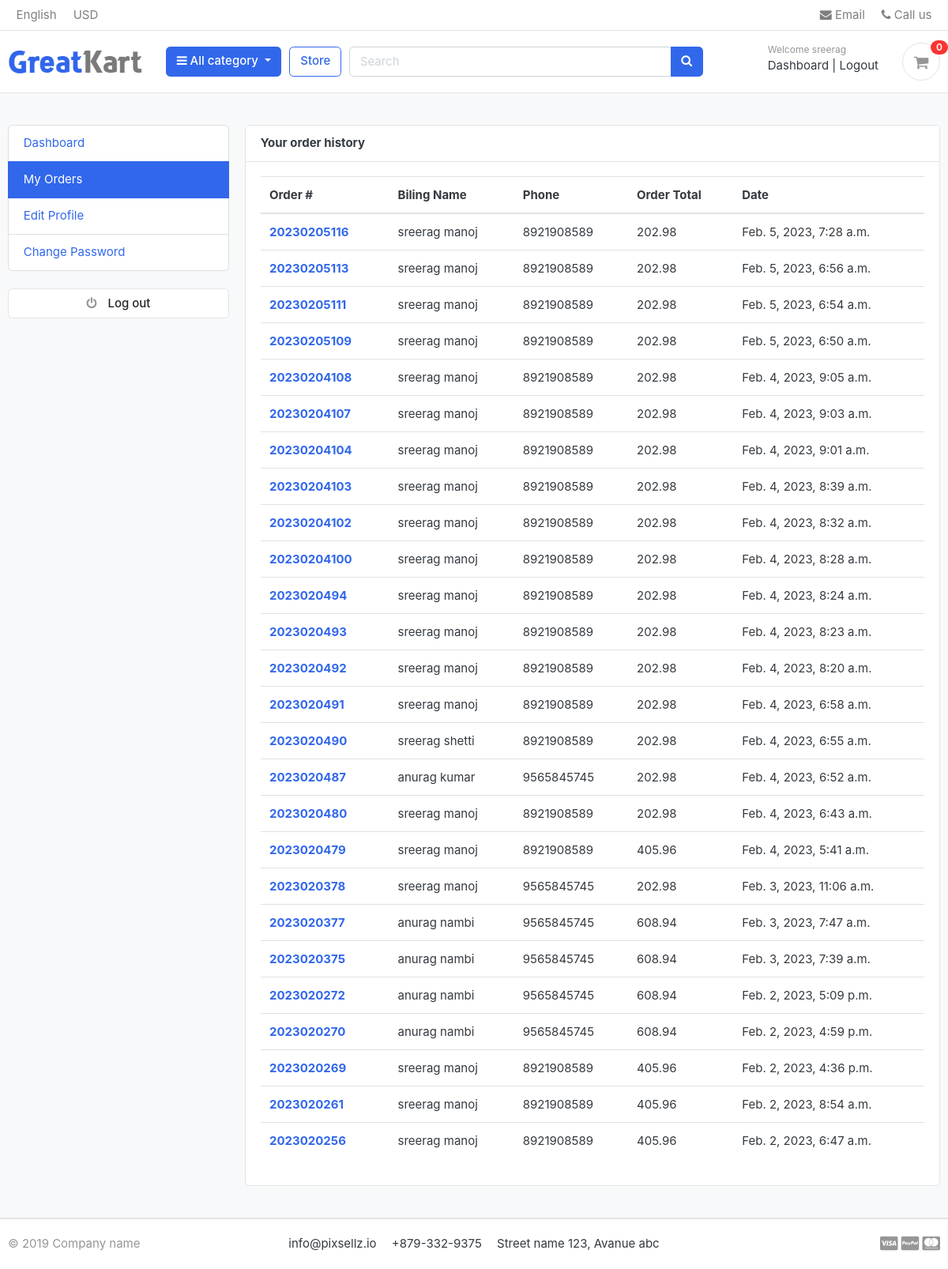
Page /accounts/my_orders/ (signed in) on the earlier database version.
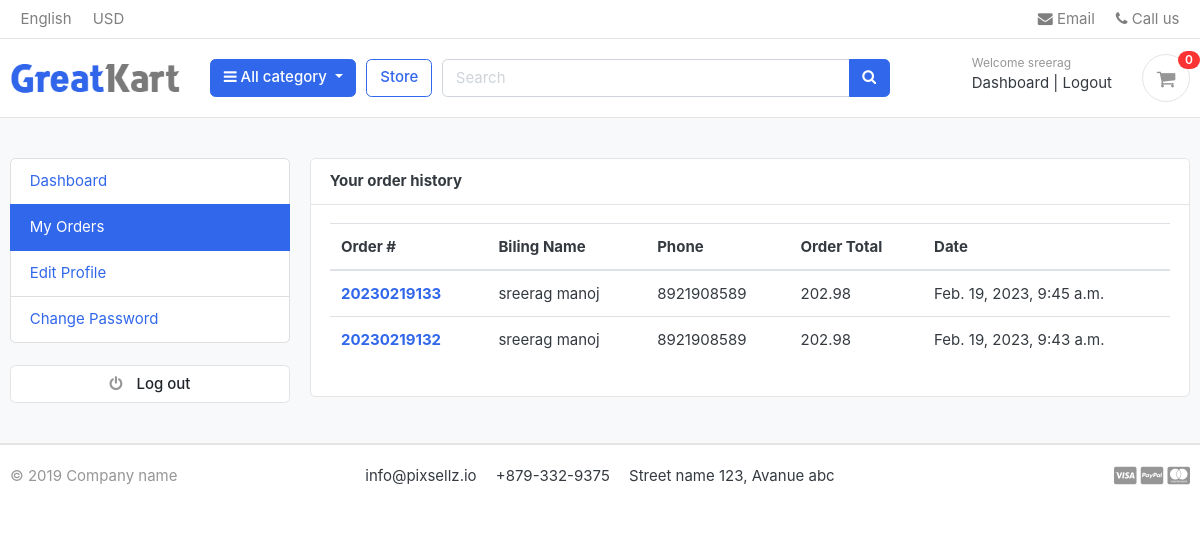
Same page on the later database version.
### accounts/models.py (models this page shows, shortened)
class Account(AbstractBaseUser):
    first_name       = models.CharField(max_length=50)
    last_name        = models.CharField(max_length=50)
    username         = models.CharField(max_length=50, unique= True)
    email            = models.EmailField(max_length=100, unique= True)
    phone_number     = models.CharField(max_length=50)
    date_joined      = models.DateTimeField(auto_now_add= True)
    last_login       = models.DateTimeField(auto_now_add= True)
    is_admin         = models.BooleanField(default= False)
    is_staff         = models.BooleanField(default= False)
    is_active        = models.BooleanField(default= False)
    is_superadmin    = models.BooleanField(default= False)
    USERNAME_FIELD = 'email'
    REQUIRED_FIELDS = ['username', 'first_name', 'last_name']
    object=MyAccountManager()

### orders/models.py (models this page shows, shortened)
class Order(models.Model):
    STATUS = (
        ('New', 'New'),
        ('Accepted', 'Accepted'),
        ('Completed', 'Completed'),
        ('Cancelled', 'Cancelled'),
    )
    user            = models.ForeignKey(Account, on_delete=models.SET_NULL, null=True)
    Payment         = models.ForeignKey(Payment, on_delete=models.SET_NULL, blank=True, null=True)
    order_number    = models.CharField(max_length=20)
    first_name      = models.CharField(max_length=50)
    last_name       = models.CharField(max_length=50)
    phone           = models.CharField(max_length=15)
    email           = models.EmailField(max_length=50)
    address_line_1  = models.CharField(max_length=50)
    address_line_2  = models.CharField(max_length=50, blank=True)
    country         = models.CharField(max_length=50)
    state           = models.CharField(max_length=50)
    city            = models.CharField(max_length=50)
    order_note      = models.CharField(max_length=100, blank=True)
    order_total     = models.FloatField()
    tax             = models.FloatField()
    status          = models.CharField(max_length=10, choices=STATUS, default='Now')
    ip              = models.CharField(blank=True, max_length=20)
    is_ordered      = models.BooleanField(default=False)
    created_at      = models.DateTimeField(auto_now_add=True)
    updated_at      = models.DateTimeField(auto_now=True)
    def full_name(self):
        return f"{self.first_name} {self.last_name}"

### accounts/views.py (the view)
# urls.py: path('my_orders/', views.my_orders, name='my_orders'),
@login_required(login_url= 'login')
def my_orders(request):
    orders = Order.objects.filter(user = request.user, is_ordered = True).order_by('-created_at')
    context = {
        'orders' : orders
    }
    return render(request, 'accounts/my_orders.html', context)

### carts/context_processors.py (called while the page is built)
def counter(request):
    cart_count = 0
    if 'admin' in request.path:
        return()
    else:
        try:
            cart = Cart.objects.filter(cart_id=_cart_id(request))
            if request.user.is_authenticated:
                cart_items = CartItem.objects.all().filter(user=request.user)
            else:
                cart_items = CartItem.objects.all().filter(cart=cart[:1])
            for cart_item in cart_items:
                cart_count += cart_item.quantity
        except Cart.DoesNotExist:
            cart_count=0
        return dict(cart_count=cart_count)

### carts/views.py (called while the page is built)
def _cart_id(request):
    cart = request.session.session_key
    if not cart:
        cart= request.session.create()
    return cart

### category/context_processors.py (called while the page is built)
def menu_links(request):
    links = Category.objects.all()
    return dict(links=links)

### category/models.py (called while the page is built)
    def get_url(self):
        return reverse('products_by_category', args=[self.slug])

### templates/accounts/my_orders.html (shortened to what this page needs)
{% extends 'base.html' %}
{% block content%}
<section class="section-conten padding-y bg">
    <div class="container">
        <div class="row">
        {% include 'include/dashboard_sidebar.html' %}
        <main class="col-md-9">
            <article class="card">
            <header class="card-header">
                <strong class="d-inline-block mr-3"> Your order history </strong>
            </header>
            <div class="card-body">
                <div class="row">
                    <div class="col-md-12">
                        <table class="table table-hover">
                            <thead>
                              <tr>
                                <th scope="col">Order #</th>
                                <th scope="col">Biling Name</th>
                                <th scope="col">Phone</th>
                                <th scope="col">Order Total</th>
                                <th scope="col">Date</th>
                              </tr>
                            </thead>
                            <tbody>
                            {% for order in orders %}
                              <tr>
                                <th scope="row"><a href="{% url 'order_detail' order.order_number %}">{{order.order_number}}</th>
                                <td>{{order.full_name}}</td>
                                <td>{{order.phone}}</td>
                                <td>{{order.order_total}}</td>
                                <td>{{order.created_at}}</td>
                              </tr>
                            {% endfor %}
                            </tbody>
                          </table>
                    </div>
                </div>
            </div>
            </article>
        </main>
    </div>
    </div>
    </section>
{% endblock %}

### templates/base.html (shortened to what this page needs)
{% load static %}
<!DOCTYPE HTML>
<html lang="en">
<head>
<link href="{% static 'css/bootstrap.css' %}" rel="stylesheet" type="text/css"/>
<link href="{% static 'fonts/fontawesome/css/all.min.css' %}" type="text/css" rel="stylesheet">
<link rel="stylesheet" href="https://cdnjs.cloudflare.com/ajax/libs/font-awesome/4.7.0/css/font-awesome.min.css">
<link href="{% static 'css/ui.css' %}" rel="stylesheet" type="text/css"/>
<link href="{% static 'css/responsive.css' %}" rel="stylesheet" media="only screen and (max-width: 1200px)" />
<link href="{% static 'css/custom.css' %}" rel="stylesheet" type="text/css"/>
</head>
<body>
    {% include 'include/navbar.html' %}
    {% block content %}
    {% endblock %}
    {% include 'include/footer.html' %}

### templates/include/navbar.html (shortened to what this page needs)
{% load static %}
<header class="section-header">
    <nav class="navbar p-md-0 navbar-expand-sm navbar-light border-bottom">
    <div class="container">
      <div class="collapse navbar-collapse" id="navbarTop4">
        <ul class="navbar-nav mr-auto">
            <li class="nav-item dropdown">
                 <a href="#" class="nav-link">   English </a>
            </li>
            <li class="nav-item dropdown">
                <a href="#" class="nav-link"> USD </a>
            </li>
        </ul>
        <ul class="navbar-nav">
            <li><a href="#" class="nav-link"> <i class="fa fa-envelope"></i> Email </a></li>
            <li><a href="#" class="nav-link"> <i class="fa fa-phone"></i> Call us </a></li>
        </ul>
      </div>
    </div>
    </nav>
    <section class="header-main border-bottom">
        <div class="container">
    <div class="row align-items-center">
        <div class="col-lg-2 col-md-3 col-6">
            <a href="{% url 'home' %}" class="brand-wrap">
                <img class="logo" src="{% static './images/logo.png' %}">
            </a>
        </div>
        <div class="col-lg col-sm col-md col-6 flex-grow-0">
            <div class="category-wrap dropdown d-inline-block float-right">
                <button type="button" class="btn btn-primary dropdown-toggle" data-toggle="dropdown">
                    <i class="fa fa-bars"></i> All category
                </button>
            </div>
        </div>
        <a href="{% url 'store' %}" class="btn btn-outline-primary">Store</a>
        <div class="col-lg  col-md-6 col-sm-12 col">
            <form action="{% url 'search' %}" class="search" method="GET">
                <div class="input-group w-100">
                    <input type="text" class="form-control" style="width:60%;" placeholder="Search" name='keyword'>
                    <div class="input-group-append">
                      <button class="btn btn-primary" type="submit">
                        <i class="fa fa-search"></i>
                      </button>
                    </div>
                </div>
            </form>
        </div>
        <div class="col-lg-3 col-sm-6 col-8 order-2 order-lg-3">
                    <div class="d-flex justify-content-end mb-3 mb-lg-0">
                        {% if user.id is None %}
                        <div class="widget-header">
                            <small class="title text-muted">Welcome guest!</small>
                            <div>
                                <a href="{% url 'login' %}">Sign in</a> <span class="dark-transp"> | </span>
                                <a href="{% url 'register' %}"> Register</a>
                            </div>
                        </div>
                        {% else %}
                        <div class="widget-header">
                            <small class="title text-muted">Welcome {{ user.first_name }}</small>
                            <div>
                                <a href="{% url 'dashboard' %}">Dashboard</a> <span class="dark-transp"> | </span>
                                <a href="{% url 'logout' %}">Logout</a>
                            </div>
                        </div>
                        {% endif %}
                        <a href="{% url 'cart' %}" class="widget-header pl-3 ml-3">
                            <div class="icon icon-sm rounded-circle border"><i class="fa fa-shopping-cart"></i></div>
                            <span class="badge badge-pill badge-danger notify">{{cart_count}}</span>
                        </a>
                    </div>
                </div>
    </div>
        </div>
    </section>
    </header>

### templates/include/dashboard_sidebar.html
<aside class="col-md-3">
    <ul class="list-group">
        <a class="list-group-item {% if '/accounts/' == request.path %}active{% endif %}" href="{% url 'dashboard' %}"> Dashboard </a>
        <a class="list-group-item {% if '/my_orders/' in request.path %}active{% endif %}" href="{% url 'my_orders'%}"> My Orders </a>
        <a class="list-group-item {% if '/edit_profile/' in request.path %}active{% endif %}" href="{% url 'edit_profile' %}"> Edit Profile </a>
        <a class="list-group-item {% if '/change_password/' in request.path %}active{% endif %}" href="{% url 'change_password' %}"> Change Password </a>
    </ul>
    <br>
    <a class="btn btn-light btn-block" href="{% url 'logout' %}"> <i class="fa fa-power-off"></i> <span class="text">Log out</span> </a>
</aside>

### templates/include/footer.html (shortened to what this page needs)
<footer class="section-footer border-top">
	<div class="container">
		<section class="footer-bottom border-top row">
			<div class="col-md-2">
				<p class="text-muted"> &copy 2019 Company name </p>
			</div>
			<div class="col-md-8 text-md-center">
				<span  class="px-2">info@pixsellz.io</span>
				<span  class="px-2">+879-332-9375</span>
				<span  class="px-2">Street name 123, Avanue abc</span>
			</div>
			<div class="col-md-2 text-md-right text-muted">
				<i class="fab fa-lg fa-cc-visa"></i>
				<i class="fab fa-lg fa-cc-paypal"></i>
				<i class="fab fa-lg fa-cc-mastercard"></i>
			</div>
		</section>
	</div>
</footer>
</body>
</html>

### static/css/ui.css (style rules this page uses)
html { font-family: "Inter", sans-serif; font-size: 15px; }
.icon-xs, .icon-sm, .icon-md, .icon-lg { display: inline-block; text-align: center; flex-shrink: 0; flex-grow: 0; }
.icon-sm { width: 48px; height: 48px; line-height: 48px !important; font-size: 20px; }
.padding-y { padding-top: 40px; padding-bottom: 40px; }
article:after, .form-group:after { display: block; clear: both; content: ""; }
.bg { background-color: #f8f9fa; }
p:last-child { margin-bottom: 0; }
.header-main { position: relative; padding-top: 1rem; padding-bottom: 1rem; }
.brand-wrap .logo, .navbar-brand .logo { margin-right: 7px; max-height: 42px; display: inline-block; }
.widget-header { display: inline-block; vertical-align: middle; position: relative; }
.widget-header a { color: #343a40; }
.widget-header i { color: #969696; }
.widget-header .title { display: block; }
.widget-header .notify { position: absolute; top: -3px; right: -10px; }
.footer-bottom { padding-top: 20px; padding-bottom: 20px; }
.btn-light { background-color: #fff; border-color: #e4e4e4; }
.btn-light i { color: #969696; }
.btn i + .text { margin-left: 10px; }
.notify { position: absolute; top: -4px; right: -10px; display: inline-block; padding: 0.25em 0.6em; font-size: 12px; line-height: 1; text-align: center; border-radius: 3rem; color: #fff; background-color: #fa3434; }

Differences in the rows shown:
removed Order: order_number "20230205116", full_name "sreerag manoj", phone "8921908589", order_total "202.98", created_at "Feb. 5, 2023, 7:28 a.m."
removed Order: order_number "20230205113", full_name "sreerag manoj", phone "8921908589", order_total "202.98", created_at "Feb. 5, 2023, 6:56 a.m."
removed Order: order_number "20230205111", full_name "sreerag manoj", phone "8921908589", order_total "202.98", created_at "Feb. 5, 2023, 6:54 a.m."
removed Order: order_number "20230205109", full_name "sreerag manoj", phone "8921908589", order_total "202.98", created_at "Feb. 5, 2023, 6:50 a.m."
removed Order: order_number "20230204108", full_name "sreerag manoj", phone "8921908589", order_total "202.98", created_at "Feb. 4, 2023, 9:05 a.m."
removed Order: order_number "20230204107", full_name "sreerag manoj", phone "8921908589", order_total "202.98", created_at "Feb. 4, 2023, 9:03 a.m."
removed Order: order_number "20230204104", full_name "sreerag manoj", phone "8921908589", order_total "202.98", created_at "Feb. 4, 2023, 9:01 a.m."
removed Order: order_number "20230204103", full_name "sreerag manoj", phone "8921908589", order_total "202.98", created_at "Feb. 4, 2023, 8:39 a.m."
removed Order: order_number "20230204102", full_name "sreerag manoj", phone "8921908589", order_total "202.98", created_at "Feb. 4, 2023, 8:32 a.m."
removed Order: order_number "20230204100", full_name "sreerag manoj", phone "8921908589", order_total "202.98", created_at "Feb. 4, 2023, 8:28 a.m."
removed Order: order_number "2023020494", full_name "sreerag manoj", phone "8921908589", order_total "202.98", created_at "Feb. 4, 2023, 8:24 a.m."
removed Order: order_number "2023020493", full_name "sreerag manoj", phone "8921908589", order_total "202.98", created_at "Feb. 4, 2023, 8:23 a.m."
removed Order: order_number "2023020492", full_name "sreerag manoj", phone "8921908589", order_total "202.98", created_at "Feb. 4, 2023, 8:20 a.m."
removed Order: order_number "2023020491", full_name "sreerag manoj", phone "8921908589", order_total "202.98", created_at "Feb. 4, 2023, 6:58 a.m."
removed Order: order_number "2023020490", full_name "sreerag shetti", phone "8921908589", order_total "202.98", created_at "Feb. 4, 2023, 6:55 a.m."
removed Order: order_number "2023020487", full_name "anurag kumar", phone "9565845745", order_total "202.98", created_at "Feb. 4, 2023, 6:52 a.m."
removed Order: order_number "2023020480", full_name "sreerag manoj", phone "8921908589", order_total "202.98", created_at "Feb. 4, 2023, 6:43 a.m."
removed Order: order_number "2023020479", full_name "sreerag manoj", phone "8921908589", order_total "405.96", created_at "Feb. 4, 2023, 5:41 a.m."
removed Order: order_number "2023020378", full_name "sreerag manoj", phone "9565845745", order_total "202.98", created_at "Feb. 3, 2023, 11:06 a.m."
removed Order: order_number "2023020377", full_name "anurag nambi", phone "9565845745", order_total "608.94", created_at "Feb. 3, 2023, 7:47 a.m."
removed Order: order_number "2023020375", full_name "anurag nambi", phone "9565845745", order_total "608.94", created_at "Feb. 3, 2023, 7:39 a.m."
removed Order: order_number "2023020272", full_name "anurag nambi", phone "9565845745", order_total "608.94", created_at "Feb. 2, 2023, 5:09 p.m."
removed Order: order_number "2023020270", full_name "anurag nambi", phone "9565845745", order_total "608.94", created_at "Feb. 2, 2023, 4:59 p.m."
removed Order: order_number "2023020269", full_name "sreerag manoj", phone "8921908589", order_total "405.96", created_at "Feb. 2, 2023, 4:36 p.m."
removed Order: order_number "2023020261", full_name "sreerag manoj", phone "8921908589", order_total "405.96", created_at "Feb. 2, 2023, 8:54 a.m."
removed Order: order_number "2023020256", full_name "sreerag manoj", phone "8921908589", order_total "405.96", created_at "Feb. 2, 2023, 6:47 a.m."
added Order: order_number "20230219133", full_name "sreerag manoj", phone "8921908589", order_total "202.98", created_at "Feb. 19, 2023, 9:45 a.m."
added Order: order_number "20230219132", full_name "sreerag manoj", phone "8921908589", order_total "202.98", created_at "Feb. 19, 2023, 9:43 a.m."
